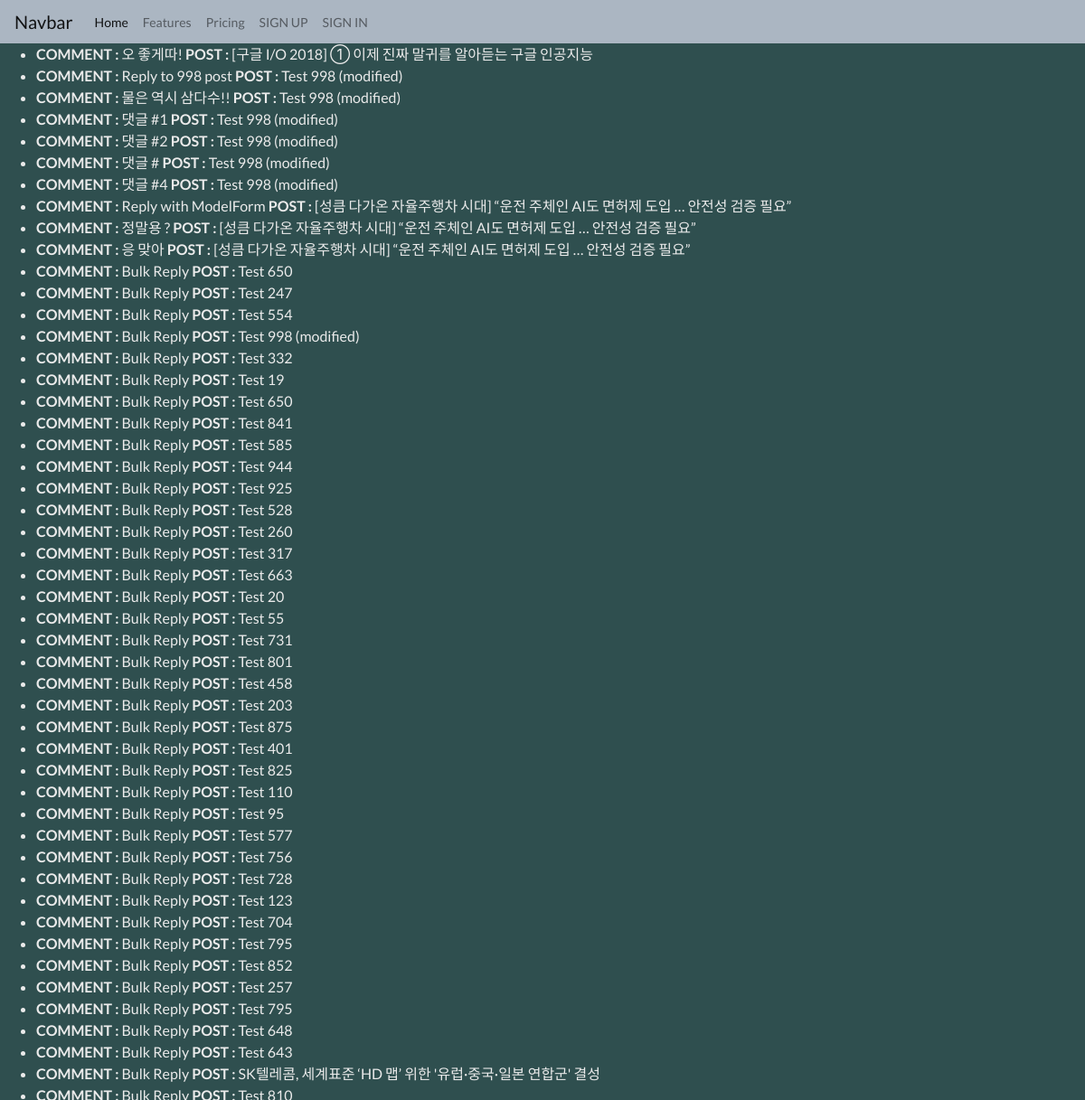
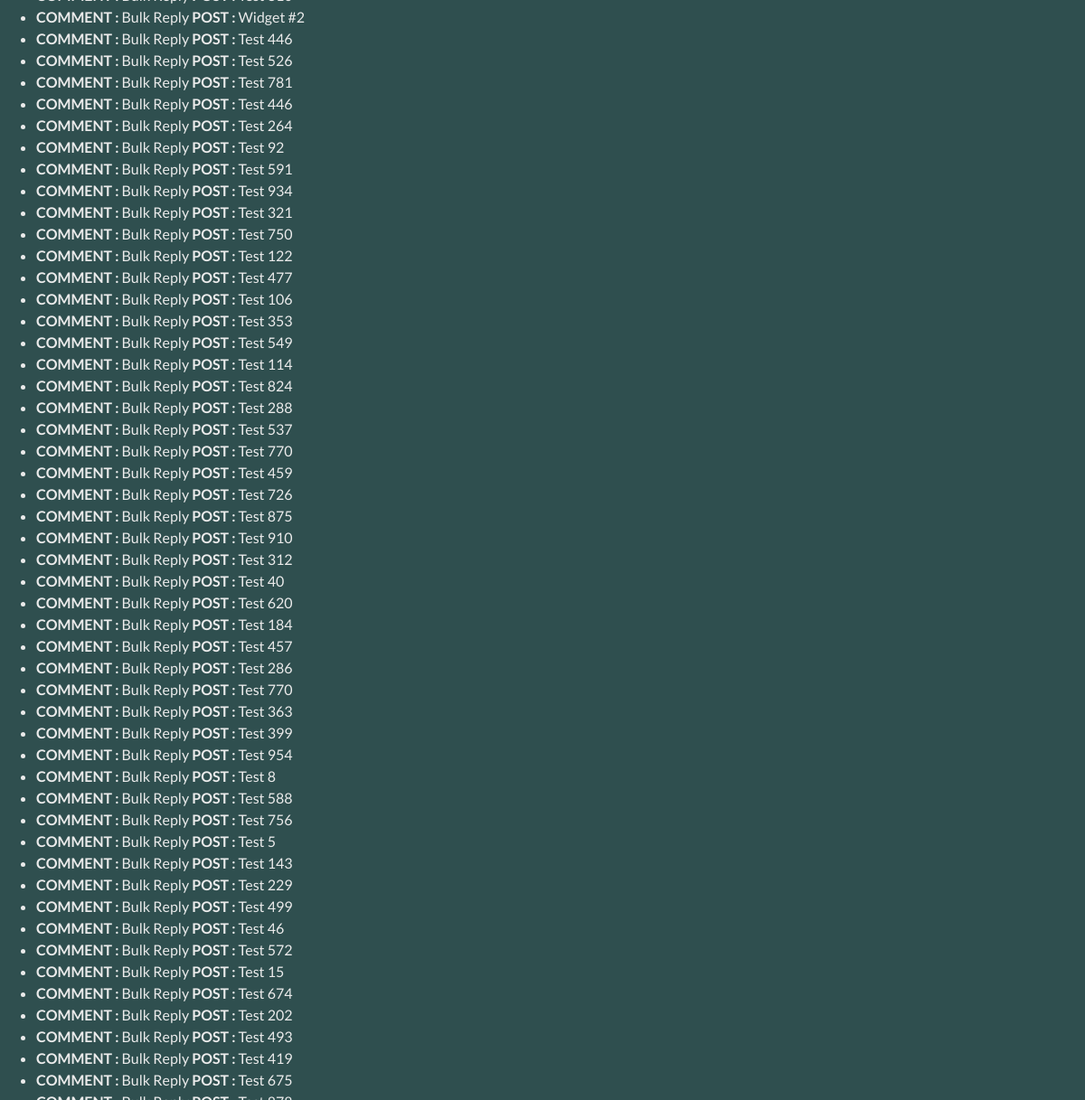
/blog/comments/ (upper part), run on an earlier commit of the app's database (2 pictures, top to bottom).
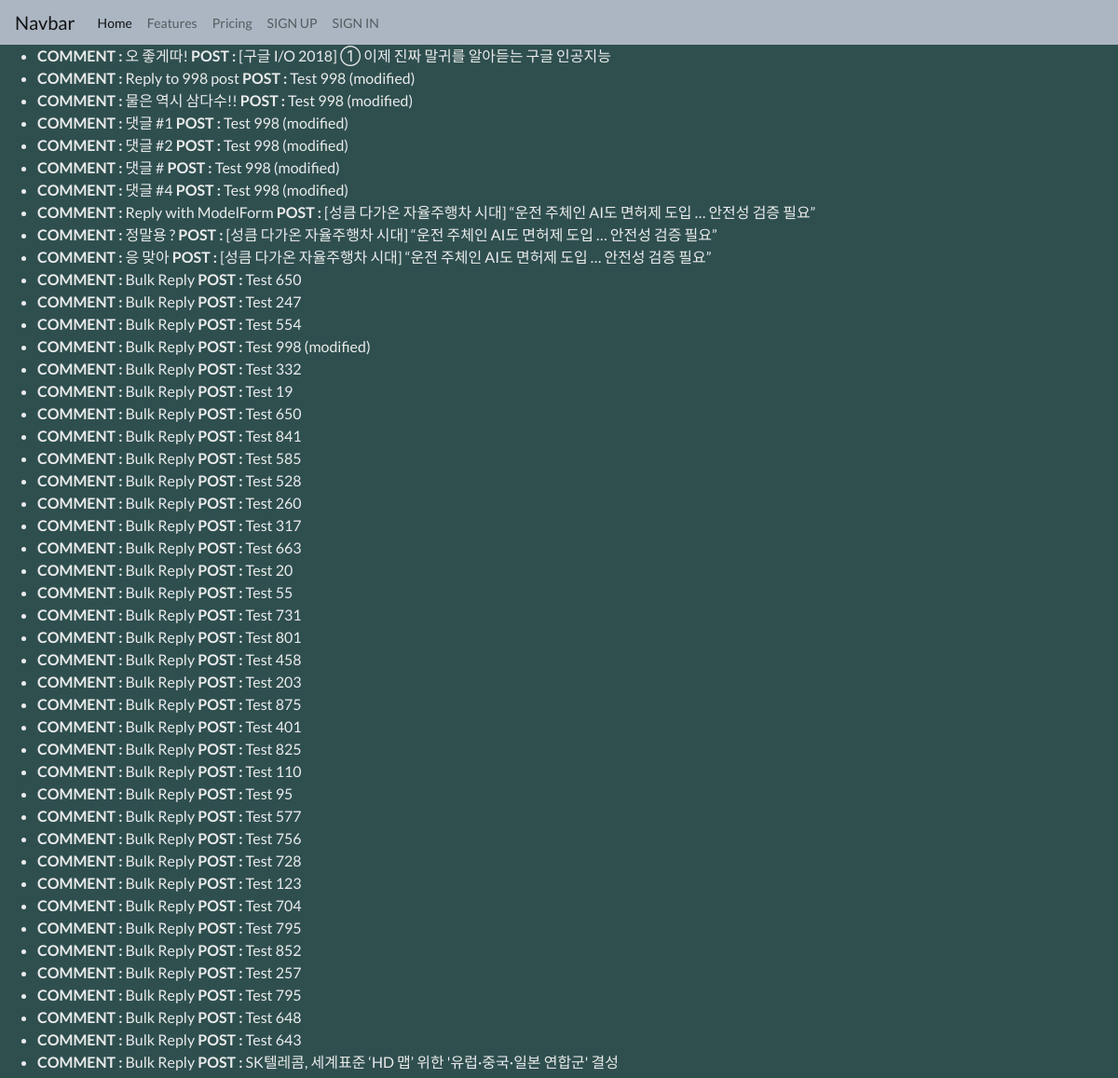
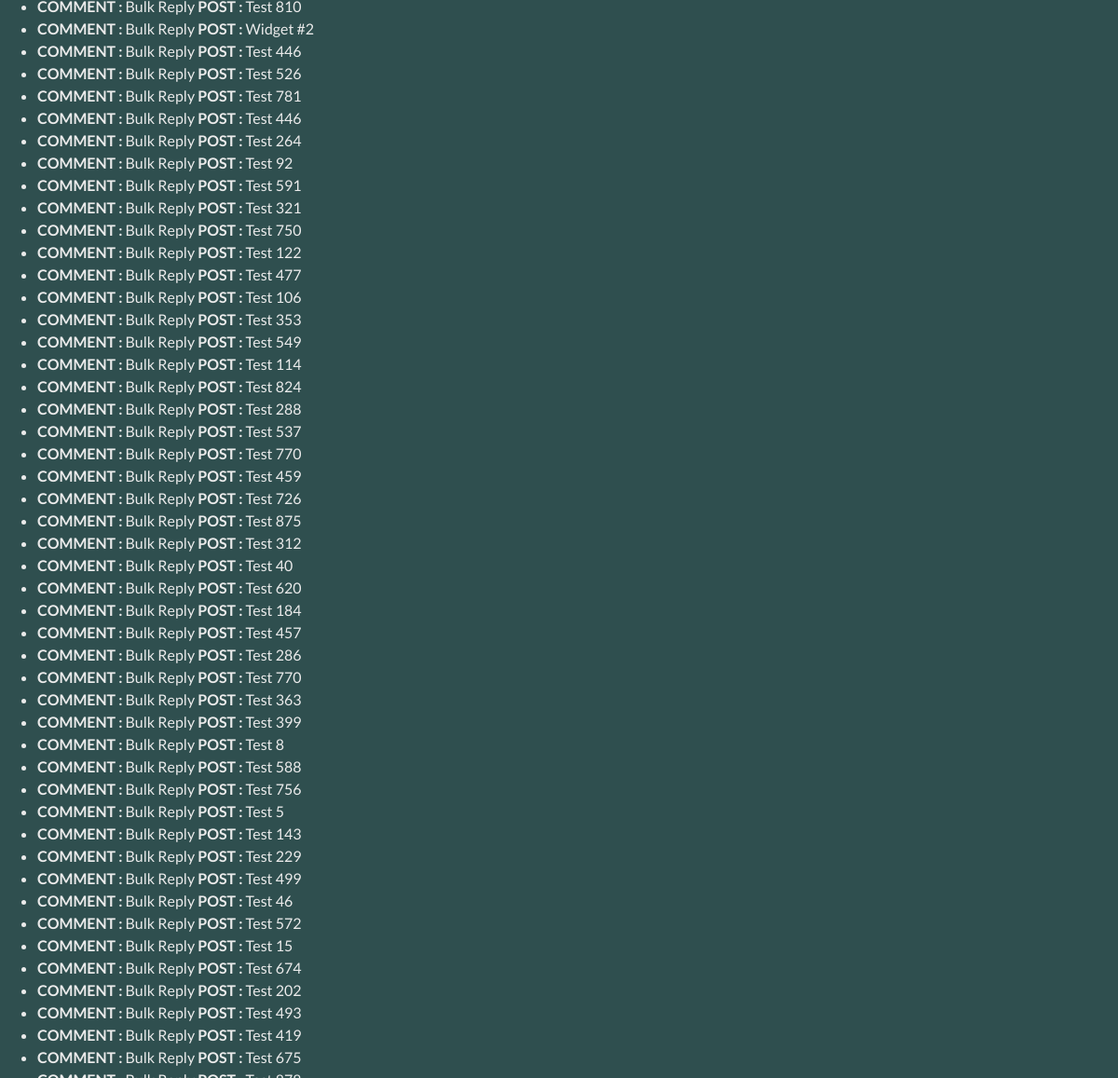
And on a later commit of the database (2 pictures, top to bottom).
### blog/models.py (models this page shows, shortened)
class Comment(models.Model):
    post = models.ForeignKey(Post)
    author = models.CharField(max_length=20)
    message = models.TextField()
    created_at = models.DateTimeField(auto_now_add=True)
    updated_at = models.DateTimeField(auto_now=True)

class Post(models.Model):
    STATUS_CHOICES = (
        ('d', 'Draft'),
        ('p', 'Published'),
        ('w', 'Withdrawn'),
    )
    user = models.ForeignKey(settings.AUTH_USER_MODEL)
    title = models.CharField(max_length=100, verbose_name="Subject", help_text="input title, max 100")
    content = models.TextField(verbose_name="Content")
    photo = models.ImageField(blank=True, upload_to='blog/post/%Y/%m/%d')
    tag = models.CharField(max_length=50, blank=True, help_text="write tags")
    lnglat = models.CharField(max_length=30,
        validators=[lnglat_validator],
        help_text="\"longtitude,latitude\" type",
        blank=True
    )
    status = models.CharField(max_length=1, choices=STATUS_CHOICES)
    tag_set = models.ManyToManyField('Tag', blank=True)
    ip = models.CharField(max_length=20)
    created_at = models.DateTimeField(auto_now_add=True)
    updated_at = models.DateTimeField(auto_now=True)
    class Meta:
        ordering = ['-id']

### blog/views.py (the view)
def comment_list(request):
    qs = Comment.objects.all().select_related('post')
    return render(request, 'blog/comment_list.html', {
        'comment_list': qs,
    })

### blog/context_processors.py (called while the page is built)
def blog(request):
    return {
        'current_datetime': timezone.now()
    }

### blog/templates/blog/comment_list.html
{% extends 'blog/layout.html' %}
{% block content %}
<ul>
    {% for comment in comment_list %}
        <li>
        <strong> COMMENT : </strong>{{ comment.message }}
        <strong> POST : </strong>{{ comment.post.title }}
        </li>
    {% endfor %}
</ul>
{% endblock %}

What changed in the data, as far as the page shows it:
removed Comment: message "Bulk Reply", post "Test 944"
removed Comment: message "Bulk Reply", post "Test 925"
removed Comment: message "Bulk Reply", post "Test 934"
removed Comment: message "Bulk Reply", post "Test 910"
removed Comment: message "Bulk Reply", post "Test 954"
